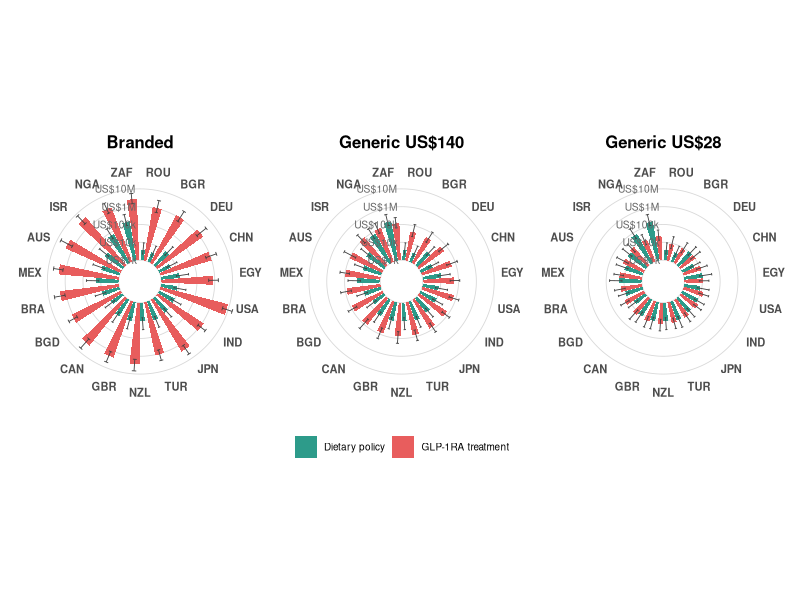
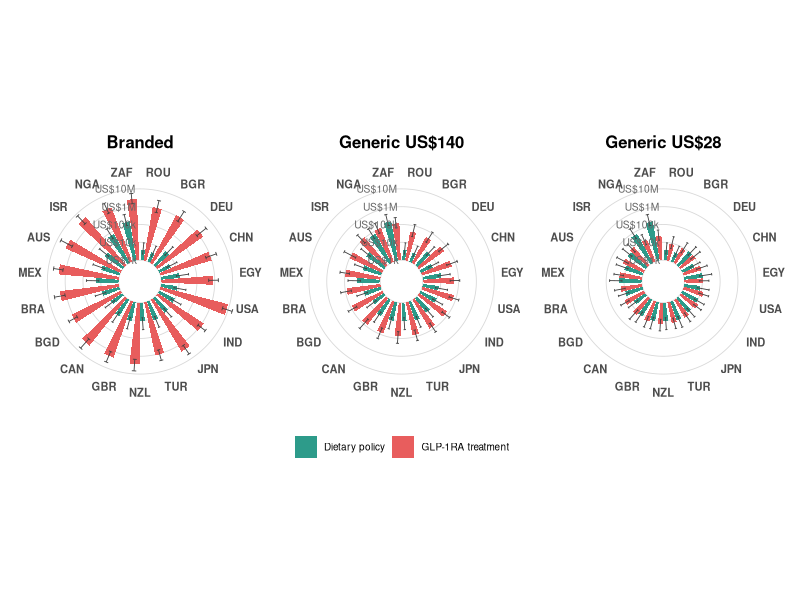
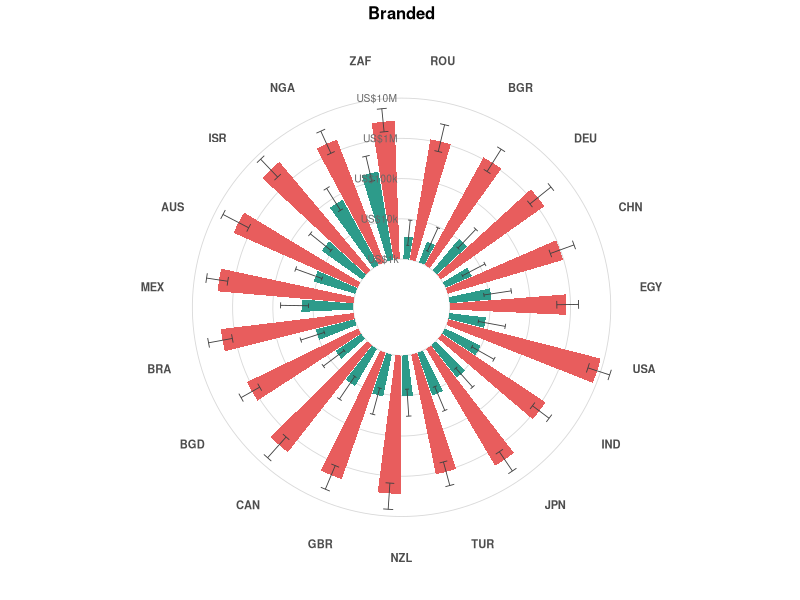
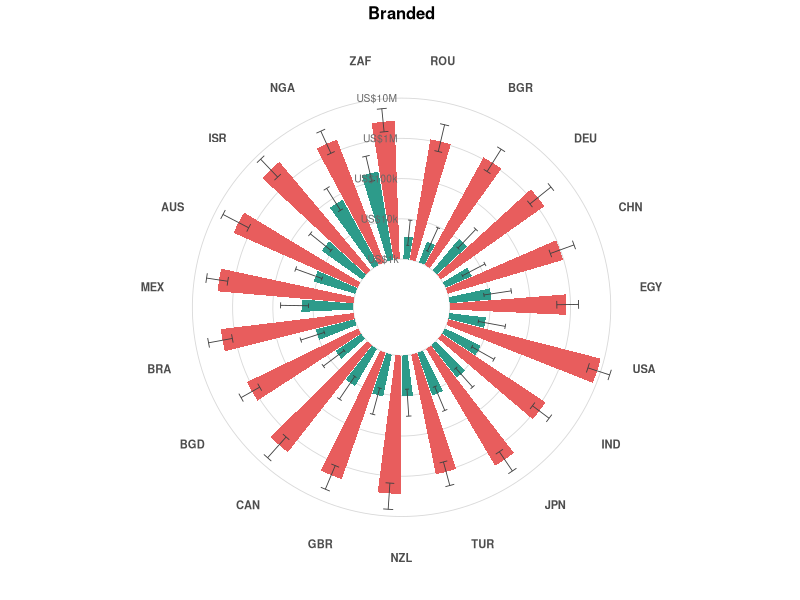
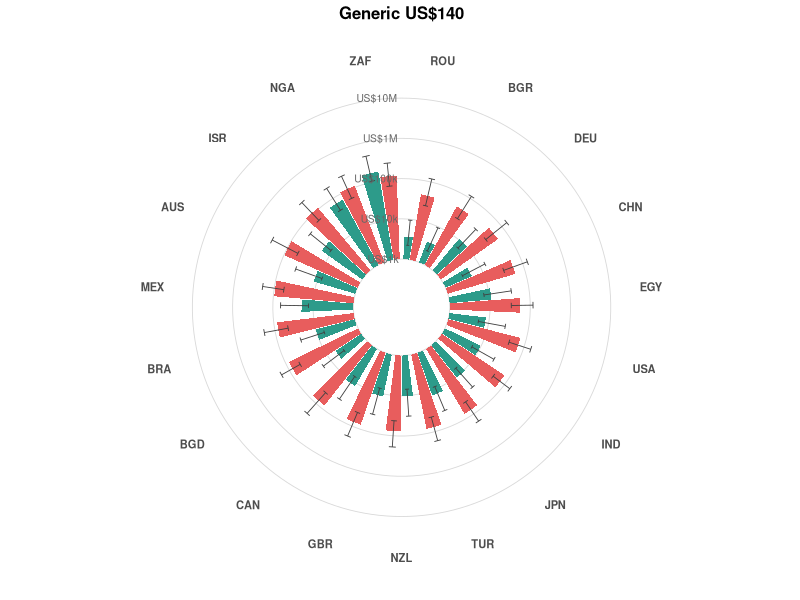
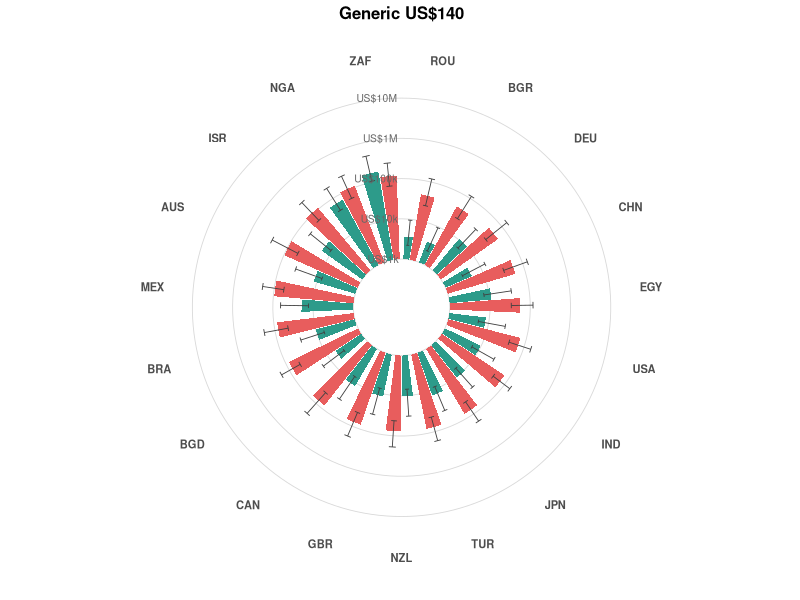
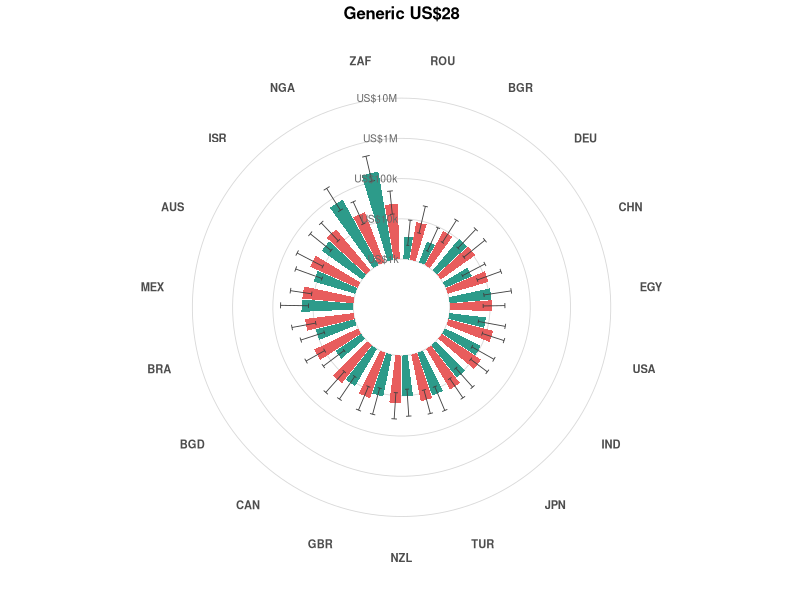
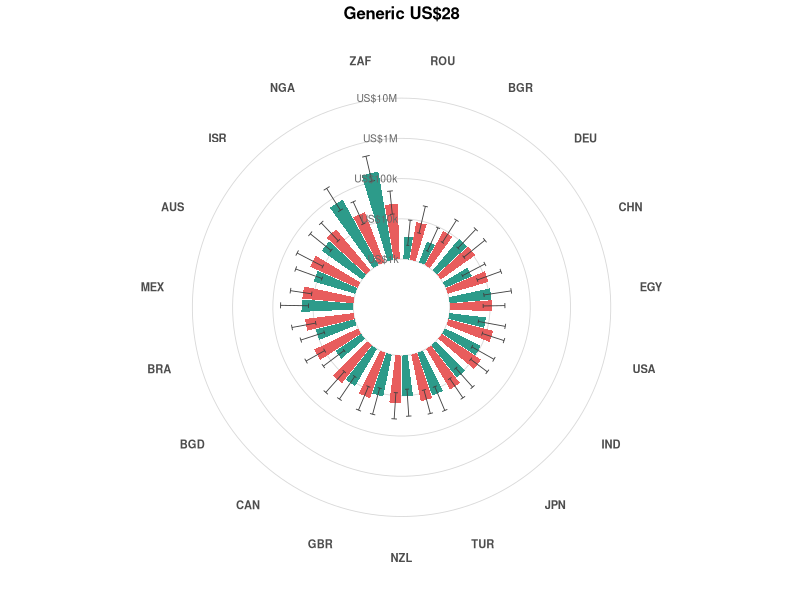

Reproduce these figures in R, in order.
suppressMessages({library(ggplot2); library(dplyr); library(tidyr); library(patchwork)})
# Monte Carlo medians and 95% uncertainty intervals (1000 simulations; expenditure at central values), 20% coverage
d <- read.csv("data/results/v3/expenditure_ui/cost_ui.csv", check.names = FALSE) %>%
  filter(outcomes == "IHD + IS", coverage == "20%", ISO3 != "GLB") %>%
  transmute(Country = ISO3, Price = price, diet = diet_pd, diet_lo = diet_pd_lo, diet_hi = diet_pd_hi,
            trt = trt_pd, trt_lo = trt_pd_lo, trt_hi = trt_pd_hi) %>%
  filter(is.finite(diet), is.finite(trt))
col_diet <- "#2d9b8a"; col_glp1 <- "#e85d5d"
ord <- d %>% filter(Price == "Generic $140/yr") %>% arrange(trt) %>% pull(Country)
d_long <- bind_rows(
  d %>% transmute(Country, Price, Arm = "Dietary policy", Cost = diet, lo = diet_lo, hi = diet_hi),
  d %>% transmute(Country, Price, Arm = "GLP-1RA treatment", Cost = trt, lo = trt_lo, hi = trt_hi)) %>%
  mutate(Country = factor(Country, levels = ord), Arm = factor(Arm, c("Dietary policy", "GLP-1RA treatment")),
         y = log10(Cost / 1000), ylo = log10(pmax(lo, 100) / 1000), yhi = log10(pmin(hi, 1e11) / 1000))
brk <- c(1, 10, 100, 1000, 10000); lab <- c("US$1k", "US$10k", "US$100k", "US$1M", "US$10M")
ymax <- max(d_long$yhi, na.rm = TRUE) * 1.02
TITLE <- c("Branded" = "Branded", "Generic $140/yr" = "Generic US$140", "Generic $28/yr" = "Generic US$28")
mk <- function(price, show_leg) {
  ggplot(filter(d_long, Price == price), aes(Country, y, fill = Arm)) +
    geom_hline(yintercept = log10(brk), colour = "grey85", linewidth = 0.3) +
    geom_col(position = position_dodge(width = 0.8), width = 0.75) +
    geom_errorbar(aes(ymin = ylo, ymax = yhi), position = position_dodge(width = 0.8), width = 0.3,
                  linewidth = 0.3, colour = "grey25") +
    annotate("text", x = 0.5, y = log10(brk), label = lab, size = 2.6, colour = "grey40", hjust = 1.1) +
    scale_fill_manual(values = c(col_diet, col_glp1), name = NULL) +
    scale_y_continuous(limits = c(-1.2, ymax)) +
    coord_polar(start = 0) +
    labs(title = TITLE[[price]], x = NULL, y = NULL) +
    theme_minimal(base_size = 9) +
    theme(axis.text.y = element_blank(), axis.text.x = element_text(size = 8, face = "bold"),
          panel.grid = element_blank(), plot.title = element_text(hjust = 0.5, face = "bold", size = 12),
          legend.position = if (show_leg) "bottom" else "none")
}
prices <- c("Branded", "Generic $140/yr", "Generic $28/yr")
p <- mk(prices[1], FALSE) + mk(prices[2], TRUE) + mk(prices[3], FALSE) +
  plot_layout(ncol = 3, guides = "collect") & theme(legend.position = "bottom")
ggsave("data/figures/figure6c_cost_log.pdf", p, width = 18, height = 7, device = cairo_pdf)
ggsave("data/figures/figure6c_cost_log.png", p, width = 18, height = 7, dpi = 300)
OUTDIR <- "data/figures"; dir.create(OUTDIR, showWarnings = FALSE)
tags <- c("branded", "generic140", "generic28")
for (i in seq_along(prices)) {
  pi <- mk(prices[i], FALSE) + theme(plot.background = element_rect(fill = "transparent", colour = NA),
                                     panel.background = element_rect(fill = "transparent", colour = NA))
  ggsave(file.path(OUTDIR, sprintf("fig6c_%s.pdf", tags[i])), pi, width = 6, height = 6.3,
         device = cairo_pdf, bg = "transparent")
  ggsave(file.path(OUTDIR, sprintf("fig6c_%s.png", tags[i])), pi, width = 6, height = 6.3,
         dpi = 600, bg = "transparent")
}
leg <- cowplot::get_legend(mk(prices[2], TRUE) + theme(legend.text = element_text(size = 11)))
ggsave(file.path(OUTDIR, "fig6c_legend.pdf"), leg, width = 4, height = 0.5, device = cairo_pdf, bg = "transparent")
cat("done: data/figures/figure6c_cost_log.*\n")
